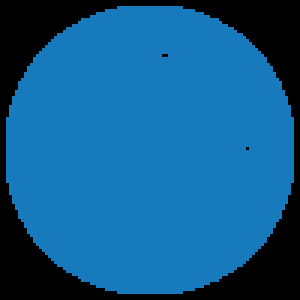
#> input picture AI_CV/PyQT5/web.png, 100 x 100 px, given in place of fish.jpg, which was not available (shown 3 times larger)
$ jupyter execute --allow-errors opencv_05.ipynb   (shell and % lines are left out)   (text cells are left out)
#> lines starting #> are read from the running program, lines starting #| are printed output that depends on the picture; after the words box and inside, x2 and y2 are one past the last pixel; in counts of white or black regions, pixels touching at a corner belong together; pictures that were not available may be replaced by others from this repository, and a replacement may not be noted
[cell 1]
import cv2
cv2.__version__

[cell 2]
%cd /home/somyeong/Doosan_Robotics/Doosan-Robotics/AI(computer_vision)/open_cv/insightbook.opencv_project_python/05.geometric_transform

[cell 3]
import cv2
import numpy as np

img = cv2.imread('../img/fish.jpg')
#> img is the input picture: shape (100, 100, 3); mean B, G, R 140.8, 91.4, 16.5
rows,cols = img.shape[0:2]  # 영상의 크기
#> rows = 100; cols = 100
print(img.shape)            #크기 확인해보자! (256, 256, 3)
#| (100, 100, 3)

dx, dy = 100, 50            # 이동할 픽셀 거리

# ---① 변환 행렬 생성
mtrx = np.float32([[1, 0, dx],
                   [0, 1, dy]])
# ---② 단순 이동
dst = cv2.warpAffine(img, mtrx, (cols+dx, rows+dy))
print(f"dst.shape: {dst.shape}")
#| dst.shape: (150, 200, 3)

# ---③ 탈락된 외곽 픽셀을 파랑색으로 보정
dst2 = cv2.warpAffine(img, mtrx, (cols+dx, rows+dy), None, \
                        cv2.INTER_LINEAR, cv2.BORDER_CONSTANT, (255,0,0) )
print(f"dst2.shape: {dst2.shape}")
#| dst2.shape: (150, 200, 3)

# ---④ 탈락된 외곽 픽셀을 원본을 반사 시켜서 보정
dst3 = cv2.warpAffine(img, mtrx, (cols+dx, rows+dy), None, \
                                cv2.INTER_LINEAR, cv2.BORDER_REFLECT)
print(f"dst3.shape: {dst3.shape}")
#| dst3.shape: (150, 200, 3)

cv2.imshow('original', img)
cv2.imshow('trans',dst)
cv2.imshow('BORDER_CONSTATNT', dst2)
cv2.imshow('BORDER_FEFLECT', dst3)

# [4 lines of commented-out code are left out]

cv2.waitKey(0)
cv2.destroyAllWindows()

[cell 4]
import cv2
import numpy as np

img = cv2.imread('../img/fish.jpg')
height, width = img.shape[:2]
#> height = 100; width = 100

# --① 0.5배 축소 변환 행렬
m_small = np.float32([[0.5, 0, 0],
                       [0, 0.5,0]])
# --② 2배 확대 변환 행렬
m_big = np.float32([[2, 0, 0],
                     [0, 2, 0]])

# --③ 보간법 적용 없이 확대 축소
dst1 = cv2.warpAffine(img, m_small, (int(height*0.5), int(width*0.5)))
dst2 = cv2.warpAffine(img, m_big, (int(height*2), int(width*2)))
#> dst2: shape (200, 200, 3)

# --④ 보간법 적용한 확대 축소
#보간법 :확대/축소된 부분의 선들을 매끄럽게 처리
dst3 = cv2.warpAffine(img, m_small, (int(height*0.5), int(width*0.5)), \
                        None, cv2.INTER_AREA)
dst4 = cv2.warpAffine(img, m_big, (int(height*2), int(width*2)), \
                        None, cv2.INTER_CUBIC)

# 결과 출력
cv2.imshow("original", img)
cv2.imshow("small", dst1)
cv2.imshow("big", dst2)
cv2.imshow("small INTER_AREA", dst3)
cv2.imshow("big INTER_CUBIC", dst4)

# [5 lines of commented-out code are left out]

print(f"img.shape: {img.shape}")
#| img.shape: (100, 100, 3)
print(f"dst1.shape: {dst1.shape}")
#| dst1.shape: (50, 50, 3)
print(f"dst2.shape: {dst2.shape}")
#| dst2.shape: (200, 200, 3)
print(f"dst3.shape: {dst3.shape}")
#| dst3.shape: (50, 50, 3)
print(f"dst4.shape: {dst4.shape}")
#| dst4.shape: (200, 200, 3)

cv2.waitKey(0)
cv2.destroyAllWindows()

[cell 5]
import cv2
import numpy as np

img = cv2.imread('../img/fish.jpg')
height, width = img.shape[:2]

#resize라는 함수를 사용해 확대/축소를 하자!

#--① 크기 지정으로 축소
#dst1 = cv2.resize(img, (int(width*0.5), int(height*0.5)),\
#                        None, 0, 0, cv2.INTER_AREA)
dst1 = cv2.resize(img, (int(width*0.5), int(height*0.5)), \
                         interpolation=cv2.INTER_AREA)

#--② 배율 지정으로 확대
dst2 = cv2.resize(img, None,  None, 2, 2, cv2.INTER_CUBIC)
#--③ 결과 출력
cv2.imshow("original", img)
cv2.imshow("small", dst1)
cv2.imshow("big", dst2)

#cv2_imshow(img)
#cv2_imshow(dst1)
#cv2_imshow(dst2)

cv2.waitKey(0)
cv2.destroyAllWindows()

[cell 6]
import cv2
import numpy as np

img = cv2.imread('../img/fish.jpg')
rows,cols = img.shape[0:2]

# ---① 라디안 각도 계산(60진법을 호도법으로 변경)
# #0~360 ->60진법 / 0~2파이 -> 라디안
d45 = 45.0 * np.pi / 180    # 45도
d90 = 90.0 * np.pi / 180    # 90도

# ---② 회전을 위한 변환 행렬 생성
m45 = np.float32( [[ np.cos(d45), -1* np.sin(d45), rows//2],
                    [np.sin(d45), np.cos(d45), -1*cols//4]])
m90 = np.float32( [[ np.cos(d90), -1* np.sin(d90), rows],
                    [np.sin(d90), np.cos(d90), 0]])
#> m90 = [[6.12e-17, -1, 100], [1, 6.12e-17, 0]]

# ---③ 회전 변환 행렬 적용
r45 = cv2.warpAffine(img,m45,(cols,rows))
r90 = cv2.warpAffine(img,m90,(rows,cols))

# ---④ 결과 출력
cv2.imshow("origin", img)
cv2.imshow("45", r45)
cv2.imshow("90", r90)

#cv2_imshow(img)
#cv2_imshow(r45)
#cv2_imshow(r90)

cv2.waitKey(0)
cv2.destroyAllWindows()

[cell 7]
import cv2

img = cv2.imread('../img/fish.jpg')
rows,cols = img.shape[0:2]

#---① 회전을 위한 변환 행렬 구하기
#getRotationMatrix2D 함수는 60진법으로 바로 바꿔주는 함수 / matrix를 warpAffine에 가져옴
# 회전축:중앙, 각도:45, 배율:0.5
m45 = cv2.getRotationMatrix2D((cols/2,rows/2),45,0.5)
# 회전축:중앙, 각도:90, 배율:1.5
m90 = cv2.getRotationMatrix2D((cols/2,rows/2),90,1.5)

#---② 변환 행렬 적용
img45 = cv2.warpAffine(img, m45,(cols, rows))
img90 = cv2.warpAffine(img, m90,(cols, rows))

#---③ 결과 출력
cv2.imshow('origin',img)
cv2.imshow("45", img45)
# [5 lines of commented-out code are left out]

cv2.waitKey(0)
cv2.destroyAllWindows()

[cell 8]
import cv2
import numpy as np
from matplotlib import pyplot as plt

file_name = '../img/fish.jpg'
img = cv2.imread(file_name)
rows, cols = img.shape[:2]
print(f"y(rows) : {rows}, x(cols) : {cols}")
#| y(rows) : 100, x(cols) : 100

# ---① 변환 전, 후 각 3개의 좌표 생성
pts1 = np.float32([[100, 50], [200, 50], [100, 200]]) #점 3개
pts2 = np.float32([[80, 70], [210, 60], [250, 120]])  #변환 후의 점 3개

# ---② 변환 전 좌표를 이미지에 표시
cv2.circle(img, (100,50), 5, (255,0), -1)
#> img: shape (100, 100, 3); 0.35% of pixels changed, all inside (x1, y1, x2, y2) = (95, 46, 100, 55)
cv2.circle(img, (200,50), 5, (0,255,0), -1)
cv2.circle(img, (100,200), 5, (0,0,255), -1)

#추가된 코드
cv2.circle(img, (80,70), 5, (0,255,255), -1)
#> img: shape (100, 100, 3); mean B, G, R 139.8, 92.2, 18.3
cv2.circle(img, (210,60), 5, (0,255,255), -1)
cv2.circle(img, (250,120), 5, (0,255,255), -1)

#---③ 짝지은 3개의 좌표로 변환 행렬 계산 / getAffineTransform이라는 함수 사용
mtrx = cv2.getAffineTransform(pts1, pts2)
print(mtrx)

#---④ 어핀 변환 적용
dst = cv2.warpAffine(img, mtrx, (int(cols*1.5), rows))
#> dst: shape (100, 150, 3)

#---⑤ 결과 출력
cv2.imshow('origin',img)
cv2.imshow('affin', dst)

#cv2_imshow(img)
#cv2_imshow(dst)

cv2.waitKey(0)
cv2.destroyAllWindows()

[cell 9]
import cv2
import numpy as np

file_name = "../img/fish.jpg"
img = cv2.imread(file_name)
rows, cols = img.shape[:2]
print(f"y(rows) : {rows}, x(cols) : {cols}")
#| y(rows) : 100, x(cols) : 100

#---① 원근 변환 전 후 4개 좌표
pts1 = np.float32([[0,0], [0,rows], [cols, 0], [cols,rows]]) #4개의 점
#> pts1 = [[0, 0], [0, 100], [100, 0], [100, 100]]
pts2 = np.float32([[100,50], [10,rows-50], [cols-100, 50], [cols-10,rows-50]]) #변환시키고자 하는 4개의 점

#---② 변환 전 좌표를 원본 이미지에 표시
cv2.circle(img, (0,0), 10, (255,0,0), -1)
#> img: shape (100, 100, 3); 0.9% of pixels changed, all inside (x1, y1, x2, y2) = (0, 0, 11, 11)
cv2.circle(img, (0,rows), 10, (0,255,0), -1)
#> img: shape (100, 100, 3); mean B, G, R 143.1, 93.4, 16.5
cv2.circle(img, (cols,0), 10, (0,0,255), -1)
#> img: shape (100, 100, 3); mean B, G, R 143.1, 93.4, 18.5
cv2.circle(img, (cols,rows), 10, (0,255,255), -1)


cv2.circle(img, (100,50), 10, (255,255,0), -1)
cv2.circle(img, (10,rows-50), 10, (255,255,0), -1)
cv2.circle(img, (cols-100,50), 10, (255,255, 0), -1)
cv2.circle(img, (cols-10,rows-50), 10, (255,255,0), -1)


#getPerspectiveTransform 함수는 점을 찍은 값을 인자로 함수에 전달 -> 3x3 matrix에 전달
#그 후 warpPerspective 함수에 전달하여 해당 부분 스캔

#---③ 원근 변환 행렬 계산
mtrx = cv2.getPerspectiveTransform(pts1, pts2)
print(mtrx) #변환 행렬 출력
#| [[ 8.94261642e-03  1.01230388e-02 -8.94261642e-01]
#|  [-2.78201494e-04  1.03734202e-02 -4.47130821e-01]
#|  [-5.56402988e-06  2.07468403e-04 -8.94261642e-03]]

#---④ 원근 변환 적용
dst = cv2.warpPerspective(img, mtrx, (cols, rows))
#> dst: shape (100, 100, 3)
print(dst.shape)   #(256, 256, 3)
#| (100, 100, 3)

cv2.imshow("origin", img)
cv2.imshow('perspective', dst)

#cv2_imshow(img)
#cv2_imshow(dst)

cv2.waitKey(0)
cv2.destroyAllWindows()

[cell 10]
import cv2
import numpy as np

win_name = "scanning"
img = cv2.imread("../img/paper.jpg")
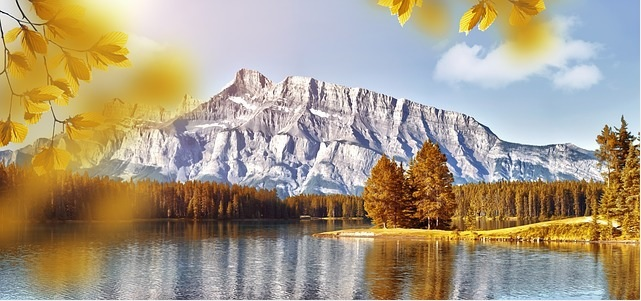
#> input picture AI_CV/PyQT5/landscape.jpg, 641 x 301 px, given in place of paper.jpg, which was not available
#> img is the input picture: shape (301, 641, 3); mean B, G, R 132.3, 155.5, 169.2
rows, cols = img.shape[:2]
draw = img.copy()
pts_cnt = 0
pts = np.zeros((4,2), dtype=np.float32)

def onMouse(event, x, y, flags, param):  #마우스 이벤트 콜백 함수 구현 ---①
    global  pts_cnt                     # 마우스로 찍은 좌표의 갯수 저장
    if event == cv2.EVENT_LBUTTONDOWN:
        cv2.circle(draw, (x,y), 10, (0,255,0), -1) # 좌표에 초록색 동그라미 표시
        cv2.imshow(win_name, draw)

        pts[pts_cnt] = [x,y]            # 마우스 좌표 저장
        pts_cnt+=1
        if pts_cnt == 4:                       # 좌표가 4개 수집됨
            # 좌표 4개 중 상하좌우 찾기 ---②
            sm = pts.sum(axis=1)                 # 4쌍의 좌표 각각 x+y 계산
            diff = np.diff(pts, axis = 1)       # 4쌍의 좌표 각각 x-y 계산

            topLeft = pts[np.argmin(sm)]         # x+y가 가장 값이 좌상단 좌표
            bottomRight = pts[np.argmax(sm)]     # x+y가 가장 큰 값이 좌상단 좌표
            topRight = pts[np.argmin(diff)]     # x-y가 가장 작은 것이 우상단 좌표
            bottomLeft = pts[np.argmax(diff)]   # x-y가 가장 큰 값이 좌하단 좌표

            # 변환 전 4개 좌표
            pts1 = np.float32([topLeft, topRight, bottomRight , bottomLeft])

            # 변환 후 영상에 사용할 서류의 폭과 높이 계산 ---③
            w1 = abs(bottomRight[0] - bottomLeft[0])    # 상단 좌우 좌표간의 거리
            w2 = abs(topRight[0] - topLeft[0])          # 하당 좌우 좌표간의 거리
            h1 = abs(topRight[1] - bottomRight[1])      # 우측 상하 좌표간의 거리
            h2 = abs(topLeft[1] - bottomLeft[1])        # 좌측 상하 좌표간의 거리
            width = max([w1, w2])                       # 두 좌우 거리간의 최대값이 서류의 폭
            height = max([h1, h2])                      # 두 상하 거리간의 최대값이 서류의 높이

            # 변환 후 4개 좌표
            pts2 = np.float32([[0,0], [width-1,0],
                                [width-1,height-1], [0,height-1]])

            # 변환 행렬 계산
            mtrx = cv2.getPerspectiveTransform(pts1, pts2)
            # 원근 변환 적용
            result = cv2.warpPerspective(img, mtrx, (int(width), int(height)))
            cv2.imshow('scanned', result)
cv2.imshow(win_name, img)
cv2.setMouseCallback(win_name, onMouse)    # 마우스 콜백 함수를 GUI 윈도우에 등록 ---④
cv2.waitKey(0)
cv2.destroyAllWindows()

[cell 11]
import cv2
import numpy as np

img = cv2.imread("../img/taekwonv1.jpg")
img2 = img.copy()
draw = img.copy()

# 변환 전,후 삼각형 좌표 ---①  (평면 : affine)
pts1 = np.float32([[188,14], [85,202], [294,216]])
pts2 = np.float32([[128,40], [85,307], [306,167]])

# 각 삼각형을 완전히 감싸는 사각형 좌표 구하기 ---②
x1,y1,w1,h1 = cv2.boundingRect(pts1)
x2,y2,w2,h2 = cv2.boundingRect(pts2)

# 사각형을 이용한 관심영역 설정 ---③
roi1 = img[y1:y1+h1, x1:x1+w1]
roi2 = img2[y2:y2+h2, x2:x2+w2]
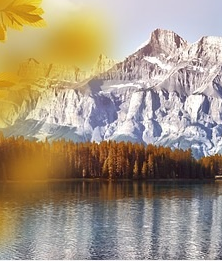
#> roi2: shape (261, 222, 3); mean B, G, R 129.6, 150.7, 165.8

# 관심영역을 기준으로 좌표 계산 ---④
offset1 = np.zeros((3,2), dtype=np.float32)
offset2 = np.zeros((3,2), dtype=np.float32)
for i in range(3):
    offset1[i][0], offset1[i][1] = pts1[i][0]-x1, pts1[i][1]-y1
    offset2[i][0], offset2[i][1] = pts2[i][0]-x2, pts2[i][1]-y2

# 관심 영역을 주어진 삼각형 좌표로 어핀 변환 ---⑤
mtrx = cv2.getAffineTransform(offset1, offset2)
warped = cv2.warpAffine( roi1, mtrx, (w2, h2), None, \
                        cv2.INTER_LINEAR, cv2.BORDER_REFLECT_101)
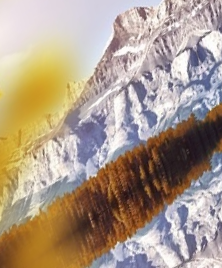
#> warped: shape (268, 222, 3); mean B, G, R 138.3, 154.8, 172

# 어핀 변환 후 삼각형만 골라 내기 위한 마스크 생성 ---⑥
mask = np.zeros((h2, w2), dtype = np.uint8)
cv2.fillConvexPoly(mask, np.int32(offset2), (255))
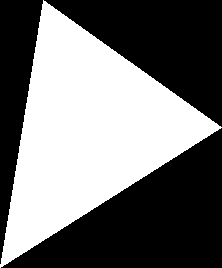
#> mask: shape (268, 222); 45.1% white; 1 white region, box (x1, y1, x2, y2) and area: (0, 0, 222, 268) 26828

# 삼각형 영역만 마스킹해서 합성 ---⑦
warped_masked = cv2.bitwise_and(warped, warped, mask=mask)
#> (the rest of this cell did not finish here and is left out)

[cell 12]
import cv2
import numpy as np
import time

img = cv2.imread('../img/girl.jpg')
#> (the rest of this cell did not finish here and is left out)

[cell 13]
import cv2
import numpy as np

l = 20      # 파장(wave length)
amp = 15    # 진폭(amplitude)

img = cv2.imread('../img/taekwonv1.jpg')
rows, cols = img.shape[:2]

# 초기 매핑 배열 생성 ---①
mapy, mapx = np.indices((rows, cols),dtype=np.float32)

# sin, cos 함수를 적용한 변형 매핑 연산 ---②
sinx = mapx + amp * np.sin(mapy/l)
cosy = mapy + amp * np.cos(mapx/l)

# 영상 매핑 ---③
#remap 적용
img_sinx=cv2.remap(img, sinx, mapy, cv2.INTER_LINEAR) # x축만 sin 곡선 적용
img_cosy=cv2.remap(img, mapx, cosy, cv2.INTER_LINEAR) # y축만 cos 곡선 적용
# x,y 축 모두 sin, cos 곡선 적용 및 외곽 영역 보정
img_both=cv2.remap(img, sinx, cosy, cv2.INTER_LINEAR, \
                    None, cv2.BORDER_REPLICATE)
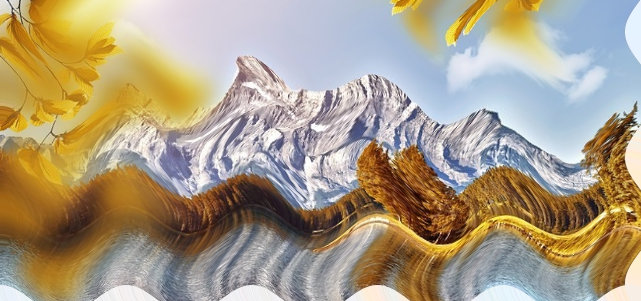
#> img_both: shape (301, 641, 3); mean B, G, R 133.2, 156.9, 170.9
# 결과 출력
cv2.imshow('origin', img)
cv2.imshow('sin x', img_sinx)
cv2.imshow('cos y', img_cosy)
cv2.imshow('sin cos', img_both)

# [4 lines of commented-out code are left out]

cv2.waitKey()
cv2.destroyAllWindows()

[cell 14]
import cv2
import numpy as np

img = cv2.imread('../img/taekwonv1.jpg')
print(img.shape)
#| (301, 641, 3)
rows, cols = img.shape[:2]

# ---① 설정 값 셋팅
exp = 2       # 볼록, 오목 지수 (오목 : 0.1 ~ 1, 볼록 : 1.1~)
scale = 1           # 변환 영역 크기 (0 ~ 1)

# 매핑 배열 생성 ---②
mapy, mapx = np.indices((rows, cols),dtype=np.float32)

# 좌상단 기준좌표에서 -1~1로 정규화된 중심점 기준 좌표로 변경 ---③
mapx = 2*mapx/(cols-1)-1
mapy = 2*mapy/(rows-1)-1

# 직교좌표를 극 좌표로 변환 ---④
#cartToPolar 이용해서 변환
r, theta = cv2.cartToPolar(mapx, mapy)
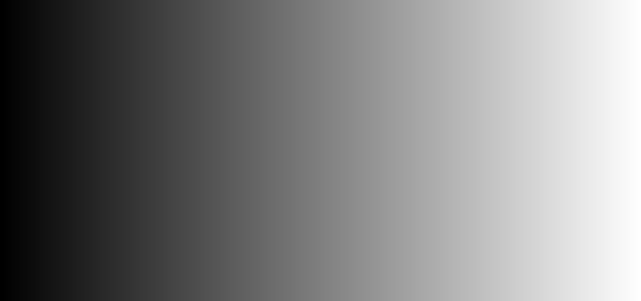
#> mapx: shape (301, 641) float32; min -1, max 1, mean -2.77e-10; drawn with min black and max white

# 왜곡 영역만 중심확대/축소 지수 적용 ---⑤
r[r< scale] = r[r<scale] **exp
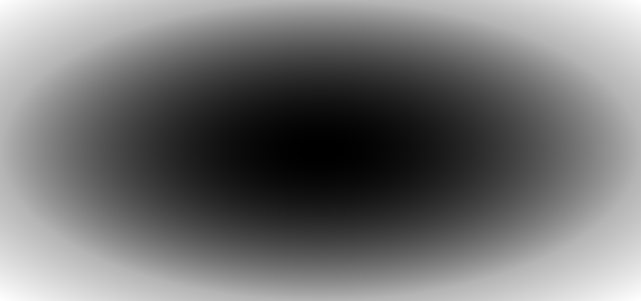
#> r: shape (301, 641) float32; min 0, max 1.41, mean 0.637; drawn with min black and max white

# 극 좌표를 직교좌표로 변환 ---⑥
mapx, mapy = cv2.polarToCart(r, theta)

# 중심점 기준에서 좌상단 기준으로 변경 ---⑦
mapx = ((mapx + 1)*cols-1)/2
mapy = ((mapy + 1)*rows-1)/2
# 재매핑 변환
distorted = cv2.remap(img,mapx,mapy,cv2.INTER_LINEAR)
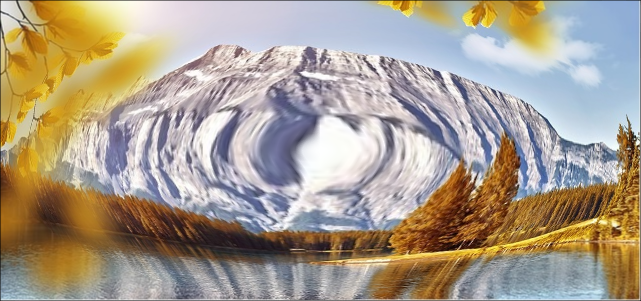
#> distorted: shape (301, 641, 3); mean B, G, R 141.2, 157.3, 169.4

cv2.imshow('origin', img)
cv2.imshow('distorted', distorted)

#cv2_imshow(img)
#cv2_imshow(distorted)

cv2.waitKey()
cv2.destroyAllWindows()

[cell 15]
import cv2
import numpy as np

# 왜곡 계수 설정 ---①
k1, k2, k3 = 0.5, 0.2, 0.0 # 배럴 왜곡
#k1, k2, k3 = -0.3, 0, 0    # 핀큐션 왜곡

img = cv2.imread('../img/girl.jpg')
#> (the rest of this cell did not finish here and is left out)

[cell 16]
import numpy as np
import cv2

# 격자 무늬 영상 생성 ---①
img = np.full((300,400,3), 255, np.uint8)
img[::10, :, :] = 0
img[:, ::10, :] = 0
width  = img.shape[1]
height = img.shape[0]

# 왜곡 계수 설정 ---②
k1, k2, p1, p2 = 0.001, 0, 0, 0     # 배럴 왜곡
#k1, k2, p1, p2 = -0.0005, 0, 0, 0  # 핀쿠션 왜곡
distCoeff = np.float64([k1, k2, p1, p2])

# 임의의 값으로 카메라 매트릭스 설정 ---③
fx, fy = 10, 10
cx, cy = width/2, height/2
camMtx = np.float32([[fx,0, cx],
                     [0, fy, cy],
                     [0 ,0 ,1]])

# 왜곡 변형 ---④
dst = cv2.undistort(img,camMtx,distCoeff)

cv2.imshow('original', img)
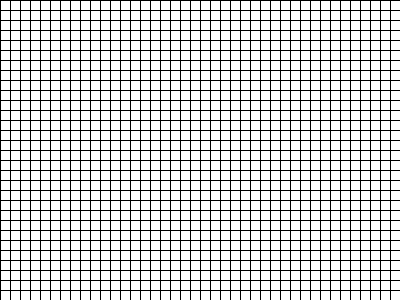
#> window 'original': shape (300, 400, 3); 81% white; black in thin lines or dots
cv2.imshow('dst',dst)
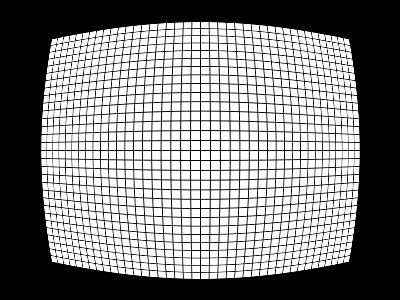
#> window 'dst': shape (300, 400, 3); min 0, max 255, mean 131.1

#cv2_imshow(img)
#cv2_imshow(dst)

cv2.waitKey(0)
cv2.destroyAllWindows()
